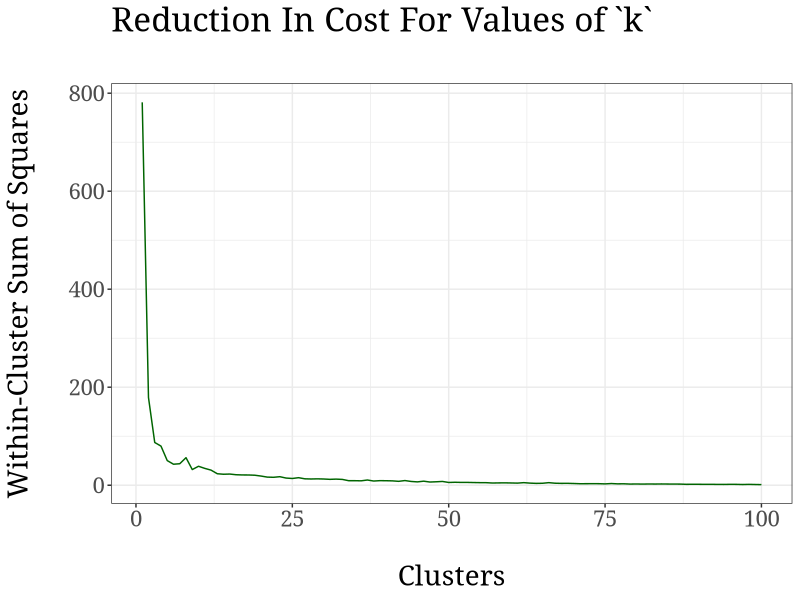

Reproduce this figure in R.
#install.packages("cluster")
library(cluster)
library(ggplot2)

data("iris")
iris$Species = as.numeric(iris$Species)
cost_df <- data.frame()
for(i in 1:100){
  kmeans <- kmeans(x = iris, centers = i, iter.max = 50)
  cost_df <- rbind(cost_df, cbind(i, kmeans$tot.withinss))
}
names(cost_df) <- c("cluster", "cost")

ggplot(data=cost_df, aes(x=cluster, y=cost, group1)) +
  theme_bw(base_family = "Garamond") +
  geom_line(colour = "darkgreen") +
  theme(text = element_text(size = 20)) +
  ggtitle("Reduction In Cost For Values of `k`\n") +
  xlab("\nClusters") +
  ylab("Within-Cluster Sum of Squares\n")
